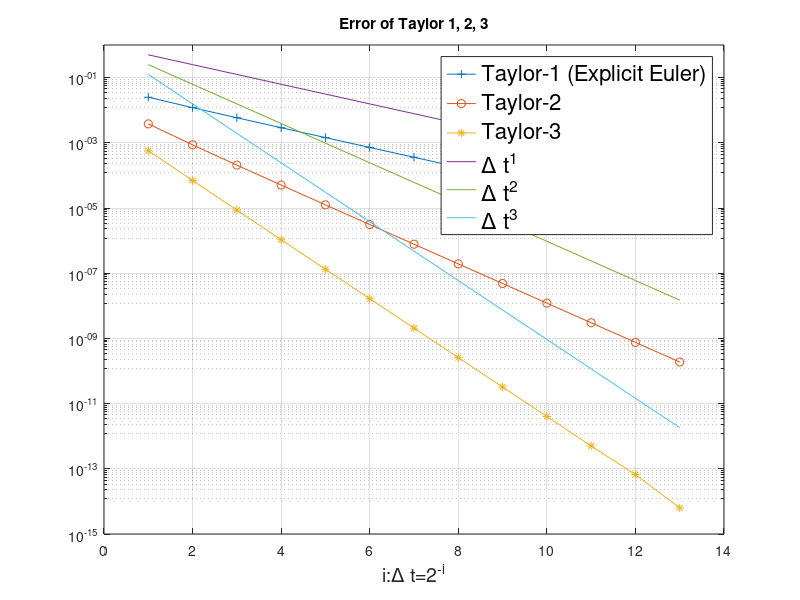
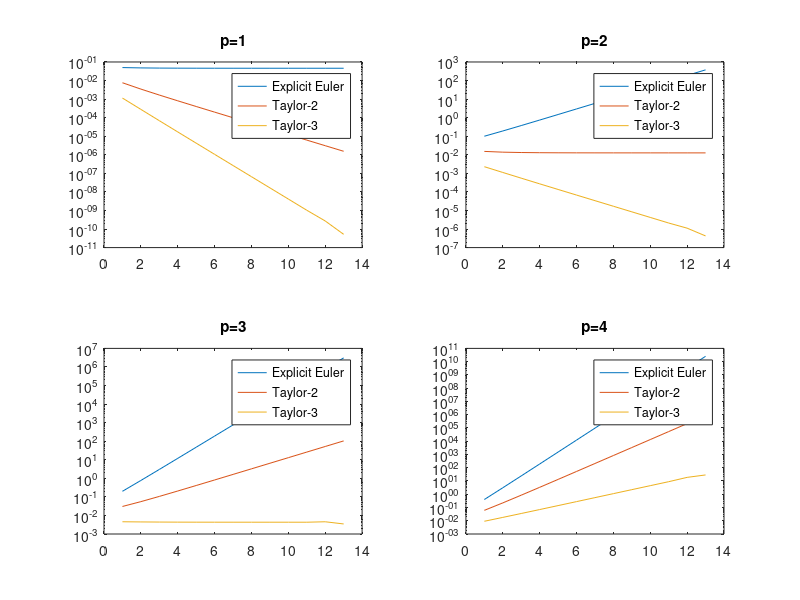

Here is the MATLAB script that generated these plots, in order:
%% definitions
f = @(u) u - u .^ 2 ;
u = @(t, u0) 1 ./ ( ( 1 / u0  - 1 ) * exp( -t ) + 1 );
F = @(u) ( 1 - 2 .* u ) .* f(u) ;
G = @(u) f(u) .^ 2 .* (-2) ;
phi2 = @(u, dt) f(u) + dt ./ 2 .* F(u) ;
phi3 = @(u, dt) f(u) + dt ./ 2 .* F(u) ...
    + dt .^ 2 ./ 6 .* ( G(u) + (1 - 2 .* u) .* F(u) );
t0 = 0 ; T = 8 ;
u0 = 0.5 ; % u0 = 1.5

%% compute error of Explicit Euler, phi2, phi3
r = 13;
dts = 2 .^ -(1: r);
e1 = zeros(1, r);
e2 = zeros(1, r);
e3 = zeros(1, r);
for i = 1 : r
    dt = dts(i);
    tdt = t0 : dt : T ;
    n = length(tdt);
    uu = u( tdt , u0 );
    u1 = zeros ( 1 , n );
    u2 = zeros ( 1 , n );
    u3 = zeros ( 1 , n );
    u1(1) = u0 ; u2(1) = u0 ; u3(1) = u0 ;
    for j = 1 : n - 1
        u1(j + 1) = u1(j) + dt * f(u1(j));
        u2(j + 1) = u2(j) + dt * phi2(u2(j), dt);
        u3(j + 1) = u3(j) + dt * phi3(u3(j), dt);
    end
    e1(i) = max(abs(u1 - uu));
    e2(i) = max(abs(u2 - uu));
    e3(i) = max(abs(u3 - uu));
end

%% plot
semilogy((1: r), e1, '-+'); hold on; grid on;
semilogy((1: r), e2, '-o');
semilogy((1: r), e3, '-*');
semilogy((1: r), dts);
semilogy((1: r), dts .^ 2);
semilogy((1: r), dts .^ 3);
set(gca,'ytick', 10 .^ (-15 : 2 : -1));
title('Error of Taylor 1, 2, 3');
h = legend('Taylor-1 (Explicit Euler)', 'Taylor-2', 'Taylor-3', ...
    '\Delta t^1', '\Delta t^2', '\Delta t^3');
xlabel('i:\Delta t=2^{-i}', 'Fontsize', 14);
set(h, 'Fontsize', 16);

%% verify degree of convergence
figure(2);
for i = 1 : 4
    d1 = e1 ./ (dts .^ i);
    d2 = e2 ./ (dts .^ i);
    d3 = e3 ./ (dts .^ i);
    subplot(2,2,i);
    semilogy((1: r), d1); hold on;
    semilogy((1: r), d2);
    semilogy((1: r), d3);
    legend('Explicit Euler', 'Taylor-2', 'Taylor-3');
    title(sprintf('p=%d', i));
end